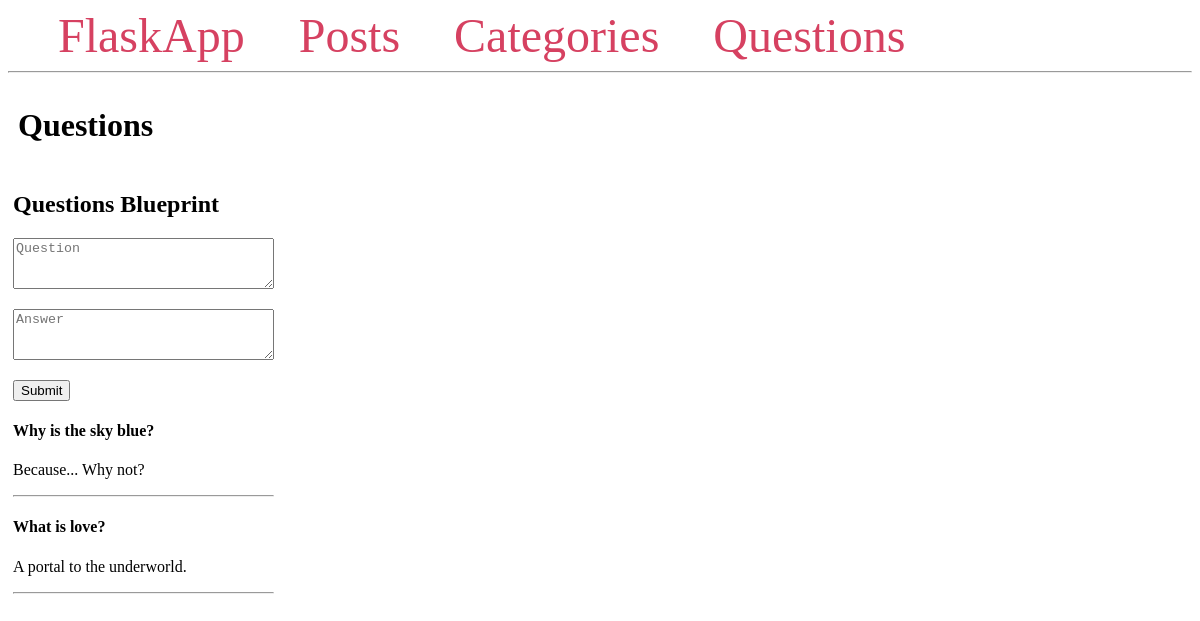
The page /questions/ on the database as committed earlier.
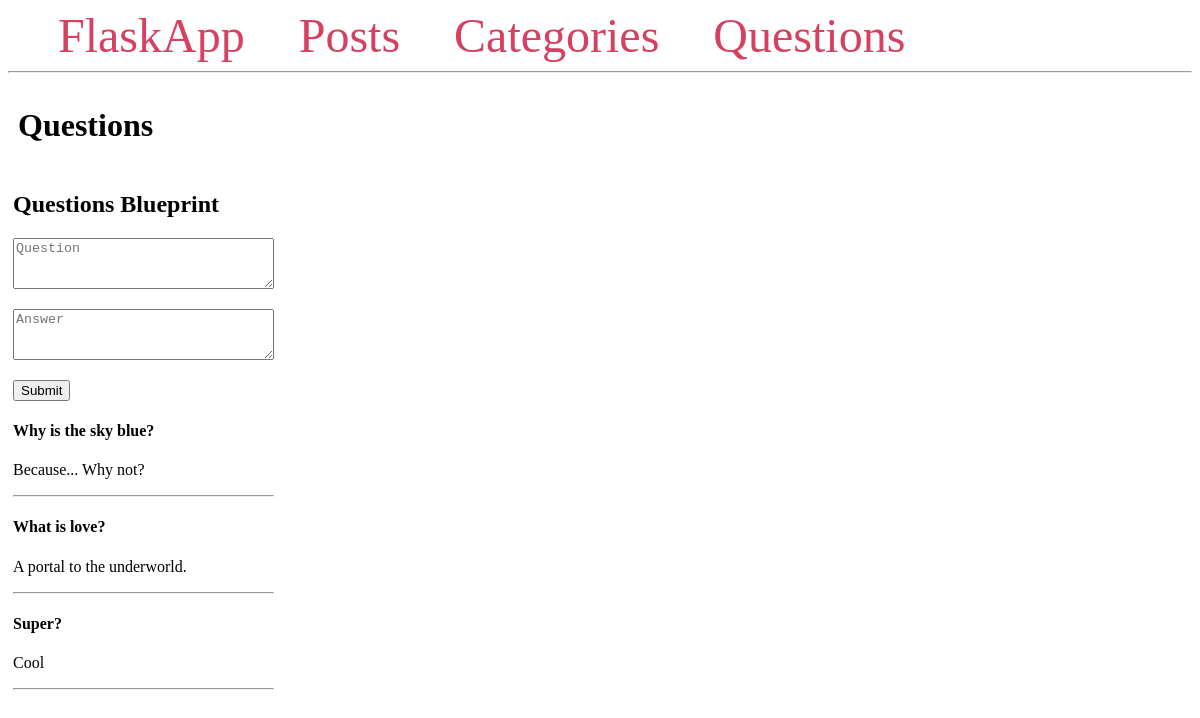
The same page on the database as committed later.
### app/models/question.py (models this page shows, shortened)
class Question(db.Model):
    id = db.Column(db.Integer, primary_key=True)
    content = db.Column(db.Text)
    answer = db.Column(db.Text)

### app/questions/routes.py (the view)
@bp.route('/', methods=('GET', 'POST'))
def index():
    questions = Question.query.all()
    if request.method == 'POST':
        new_question = Question(content=request.form['content'],
                                answer=request.form['answer'])
        db.session.add(new_question)
        db.session.commit()
        return redirect(url_for('questions.index'))
    return render_template('questions/index.html', questions=questions)

### app/templates/questions/index.html
{% extends 'base.html' %}
{% block content %}
    <span class="title">
        <h1>{% block title %} Questions {% endblock %}</h1>
    </span>
    <div class="questions">
        <h2>Questions Blueprint</h2>
        <div class="question">
            <div class="new-question">
                <form method="POST">
                    <p>
                        <textarea id="q-content"
                                name="content"
                                placeholder="Question"
                                cols="30" rows="3"></textarea>
                    </p>
                    <textarea id="q-answer"
                            name="answer"
                            placeholder="Answer"
                            cols="30" rows="3"></textarea>
                    <p><input type="submit"></p>
                </form>
            </div>
            <div class="questions-list">
                {% for question in questions %}
                    <div class="question">
                        <h4>{{ question.content }}</h4>
                        <p>{{ question.answer }}</p>
                        <hr>
                    </div>
                {% endfor %}
            </div>
        </div>
    </div>
{% endblock %}

### app/templates/base.html (shortened to what this page needs)
<!DOCTYPE html>
<html lang="en">
<head>
</head>
<body>
    <nav>
        <a href="{{ url_for('main.index') }}">FlaskApp</a>
        <a href="{{ url_for('posts.index') }}">Posts</a>
        <a href="{{ url_for('posts.categories') }}">Categories</a>
        <a href="{{ url_for('questions.index') }}">Questions</a>
    </nav>
    <hr>
    <div class="content">
        {% block content %} {% endblock %}
    </div>
</body>
</html>

### app/templates/base.html (style rules this page uses)
h2 { width: 100%; }
.title { margin: 5px; width: 100%; }
.content { margin: 5px; width: 100%; display: flex; flex-direction: row; flex-wrap: wrap; }
nav a { color: #d64161; font-size: 3em; margin-left: 50px; text-decoration: none; }

Rows that differ between the two databases and show on the page:
added Question: content "Super?", answer "Cool"
